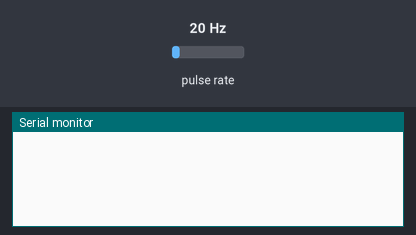
The program below on a simulated ESP32. On the bench: the last lines printed to the serial monitor. Wiring (inferred from the names in the program): pulse sensor: data GPIO 27. Inputs (shaded band) come from the test bench; at power-on: pulse rate 20 Hz. WiFi joins after 1.5 s; servers stay silent unless stated; uploads are accepted with an empty reply; random numbers use the default seed unless the program sets one.

Above: at 1.2 s.
1.3 s: pulse rate (sensor on GPIO 27) set to 4 Hz
At 3.6 s:
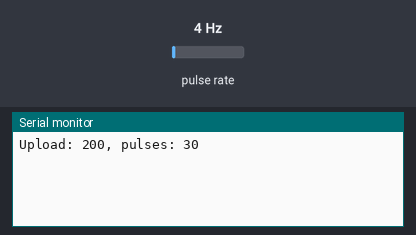
4.3 s: pulse rate (sensor on GPIO 27) set to 50 Hz
At 4.3 s:
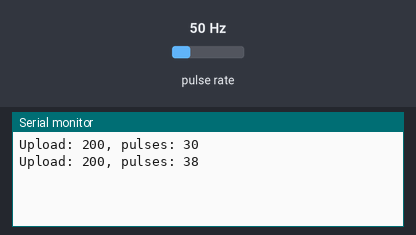
Timing chart, 0 to 7.3 s (numbered marks = the images above; inputs shaded):
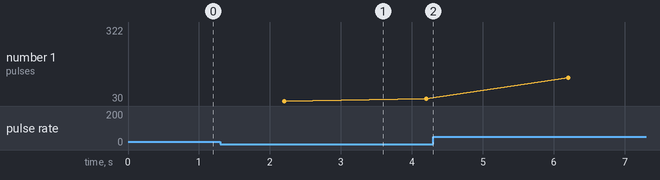

Measured:
- after the input at 1.3 s, the serial monitor: prints a new line after 0.90 s (image 1)
- plotted number 1: 38 → 322 after the input at 4.3 s

The program:

main.cpp
```cpp
#include <Arduino.h>
#include <WiFi.h>
#include <HTTPClient.h>
#include <ArduinoJson.h>
#include "secrets.h"

// Verify the flowmeter signal is safe for a 3.3 V ESP32 input before wiring.
volatile uint32_t pulses = 0;
portMUX_TYPE pulseMux = portMUX_INITIALIZER_UNLOCKED;
String bootId;
uint32_t sequence = 0;
unsigned long lastSend = 0, lastReconnect = 0;
void IRAM_ATTR pulse() {
  portENTER_CRITICAL_ISR(&pulseMux);
  pulses++;
  portEXIT_CRITICAL_ISR(&pulseMux);
}
void setup() {
  Serial.begin(115200);
  pinMode(FLOW_PIN, INPUT_PULLUP);
  attachInterrupt(digitalPinToInterrupt(FLOW_PIN), pulse, FALLING);
  bootId = String(esp_random(), HEX) + String(esp_random(), HEX);
  WiFi.begin(WIFI_SSID, WIFI_PASSWORD);
}
void loop() {
  if (WiFi.status() != WL_CONNECTED) {
    if (millis() - lastReconnect >= 10000) {
      lastReconnect = millis();
      WiFi.reconnect();
    }
    return;
  }
  if (millis() - lastSend < 2000) return;
  lastSend = millis();
  portENTER_CRITICAL(&pulseMux);
  uint32_t count = pulses;
  portEXIT_CRITICAL(&pulseMux);
  JsonDocument doc;
  doc["device_id"] = WiFi.macAddress();
  doc["boot_id"] = bootId;
  doc["sequence"] = sequence++;
  doc["cumulative_pulses"] = count;
  doc["pulses_per_liter"] = PULSES_PER_LITER;
  String payload;
  serializeJson(doc, payload);
  HTTPClient http;
  http.setTimeout(3000);
  http.begin(API_URL);
  http.addHeader("Content-Type", "application/json");
  http.addHeader("X-Device-Key", DEVICE_KEY);
  int code = http.POST(payload);
  Serial.printf("Upload: %d, pulses: %lu\n", code, (unsigned long)count);
  if (code > 0 && code != 200) Serial.println(http.getString());
  http.end();
}
```

secrets.example.h
```cpp
#pragma once
#define WIFI_SSID "your-wifi"
#define WIFI_PASSWORD "your-password"
#define API_URL "http://192.168.1.100:8000/api/readings"
#define DEVICE_KEY "match-backend-DEVICE_API_KEY"
// EXAMPLE ONLY. Replace with the calibrated value for your flowmeter.
#define PULSES_PER_LITER 450.0
#define FLOW_PIN 27
```
